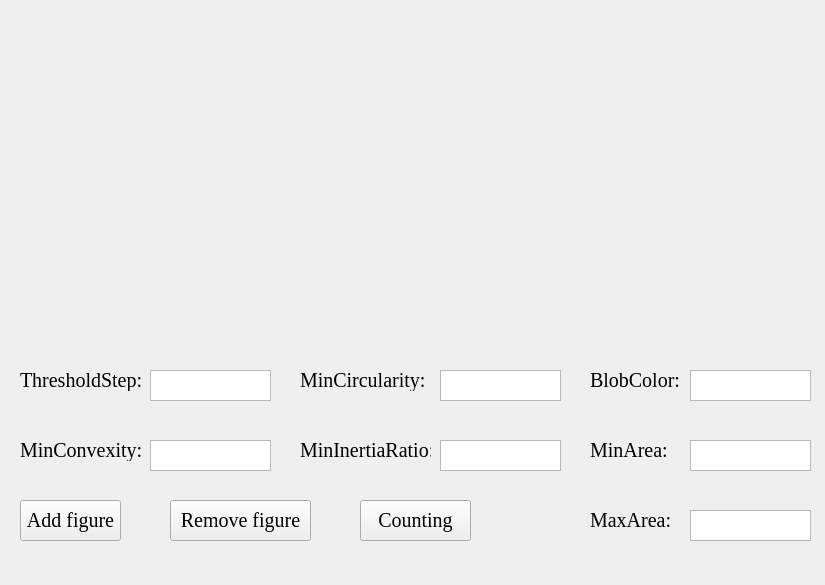
<?xml version="1.0" encoding="UTF-8"?>
<ui version="4.0">
 <class>Form</class>
 <widget class="QWidget" name="Form">
  <property name="geometry">
   <rect>
    <x>0</x>
    <y>0</y>
    <width>825</width>
    <height>585</height>
   </rect>
  </property>
  <property name="windowTitle">
   <string>Form</string>
  </property>
  <widget class="QLabel" name="label_8">
   <property name="geometry">
    <rect>
     <x>30</x>
     <y>10</y>
     <width>351</width>
     <height>321</height>
    </rect>
   </property>
   <property name="styleSheet">
    <string notr="true">background-image: url(D:/Documents/Desktop/white.png)</string>
   </property>
   <property name="text">
    <string/>
   </property>
  </widget>
  <widget class="QLabel" name="label_9">
   <property name="geometry">
    <rect>
     <x>440</x>
     <y>10</y>
     <width>351</width>
     <height>321</height>
    </rect>
   </property>
   <property name="styleSheet">
    <string notr="true">background-image: url(D:/Documents/Desktop/white.png)</string>
   </property>
   <property name="text">
    <string/>
   </property>
  </widget>
  <widget class="QPushButton" name="pushButton_2">
   <property name="geometry">
    <rect>
     <x>170</x>
     <y>500</y>
     <width>141</width>
     <height>41</height>
    </rect>
   </property>
   <property name="font">
    <font>
     <family>Times New Roman</family>
     <pointsize>15</pointsize>
    </font>
   </property>
   <property name="styleSheet">
    <string notr="true">background-image: url(D:/Documents/Desktop/white.png)</string>
   </property>
   <property name="text">
    <string>Remove figure</string>
   </property>
  </widget>
  <widget class="QTextEdit" name="textEdit">
   <property name="geometry">
    <rect>
     <x>150</x>
     <y>370</y>
     <width>121</width>
     <height>31</height>
    </rect>
   </property>
  </widget>
  <widget class="QTextEdit" name="textEdit_6">
   <property name="geometry">
    <rect>
     <x>690</x>
     <y>440</y>
     <width>121</width>
     <height>31</height>
    </rect>
   </property>
  </widget>
  <widget class="QLabel" name="label_3">
   <property name="geometry">
    <rect>
     <x>300</x>
     <y>370</y>
     <width>131</width>
     <height>21</height>
    </rect>
   </property>
   <property name="font">
    <font>
     <family>Times New Roman</family>
     <pointsize>15</pointsize>
    </font>
   </property>
   <property name="text">
    <string>MinCircularity:</string>
   </property>
  </widget>
  <widget class="QTextEdit" name="textEdit_7">
   <property name="geometry">
    <rect>
     <x>690</x>
     <y>510</y>
     <width>121</width>
     <height>31</height>
    </rect>
   </property>
  </widget>
  <widget class="QPushButton" name="pushButton_3">
   <property name="geometry">
    <rect>
     <x>360</x>
     <y>500</y>
     <width>111</width>
     <height>41</height>
    </rect>
   </property>
   <property name="font">
    <font>
     <family>Times New Roman</family>
     <pointsize>15</pointsize>
    </font>
   </property>
   <property name="styleSheet">
    <string notr="true">background-image: url(D:/Documents/Desktop/white.png)</string>
   </property>
   <property name="text">
    <string>Counting</string>
   </property>
  </widget>
  <widget class="QLabel" name="label_4">
   <property name="geometry">
    <rect>
     <x>300</x>
     <y>440</y>
     <width>131</width>
     <height>21</height>
    </rect>
   </property>
   <property name="font">
    <font>
     <family>Times New Roman</family>
     <pointsize>15</pointsize>
    </font>
   </property>
   <property name="text">
    <string>MinInertiaRatio:</string>
   </property>
  </widget>
  <widget class="QLabel" name="label_2">
   <property name="geometry">
    <rect>
     <x>20</x>
     <y>440</y>
     <width>121</width>
     <height>21</height>
    </rect>
   </property>
   <property name="font">
    <font>
     <family>Times New Roman</family>
     <pointsize>15</pointsize>
    </font>
   </property>
   <property name="text">
    <string>MinConvexity:</string>
   </property>
  </widget>
  <widget class="QLabel" name="label_5">
   <property name="geometry">
    <rect>
     <x>590</x>
     <y>370</y>
     <width>91</width>
     <height>21</height>
    </rect>
   </property>
   <property name="font">
    <font>
     <family>Times New Roman</family>
     <pointsize>15</pointsize>
    </font>
   </property>
   <property name="text">
    <string>BlobColor:</string>
   </property>
  </widget>
  <widget class="QLabel" name="label_6">
   <property name="geometry">
    <rect>
     <x>590</x>
     <y>440</y>
     <width>91</width>
     <height>21</height>
    </rect>
   </property>
   <property name="font">
    <font>
     <family>Times New Roman</family>
     <pointsize>15</pointsize>
    </font>
   </property>
   <property name="text">
    <string>MinArea:</string>
   </property>
  </widget>
  <widget class="QTextEdit" name="textEdit_5">
   <property name="geometry">
    <rect>
     <x>690</x>
     <y>370</y>
     <width>121</width>
     <height>31</height>
    </rect>
   </property>
  </widget>
  <widget class="QLabel" name="label_7">
   <property name="geometry">
    <rect>
     <x>590</x>
     <y>510</y>
     <width>91</width>
     <height>21</height>
    </rect>
   </property>
   <property name="font">
    <font>
     <family>Times New Roman</family>
     <pointsize>15</pointsize>
    </font>
   </property>
   <property name="text">
    <string>MaxArea:</string>
   </property>
  </widget>
  <widget class="QLabel" name="label">
   <property name="geometry">
    <rect>
     <x>20</x>
     <y>370</y>
     <width>121</width>
     <height>21</height>
    </rect>
   </property>
   <property name="font">
    <font>
     <family>Times New Roman</family>
     <pointsize>15</pointsize>
    </font>
   </property>
   <property name="text">
    <string>ThresholdStep:</string>
   </property>
  </widget>
  <widget class="QTextEdit" name="textEdit_3">
   <property name="geometry">
    <rect>
     <x>440</x>
     <y>370</y>
     <width>121</width>
     <height>31</height>
    </rect>
   </property>
  </widget>
  <widget class="QPushButton" name="pushButton_1">
   <property name="geometry">
    <rect>
     <x>20</x>
     <y>500</y>
     <width>101</width>
     <height>41</height>
    </rect>
   </property>
   <property name="font">
    <font>
     <family>Times New Roman</family>
     <pointsize>15</pointsize>
    </font>
   </property>
   <property name="styleSheet">
    <string notr="true">background-image: url(D:/Documents/Desktop/white.png)</string>
   </property>
   <property name="text">
    <string>Add figure</string>
   </property>
  </widget>
  <widget class="QTextEdit" name="textEdit_4">
   <property name="geometry">
    <rect>
     <x>440</x>
     <y>440</y>
     <width>121</width>
     <height>31</height>
    </rect>
   </property>
  </widget>
  <widget class="QTextEdit" name="textEdit_2">
   <property name="geometry">
    <rect>
     <x>150</x>
     <y>440</y>
     <width>121</width>
     <height>31</height>
    </rect>
   </property>
  </widget>
 </widget>
 <resources/>
 <connections/>
</ui>
